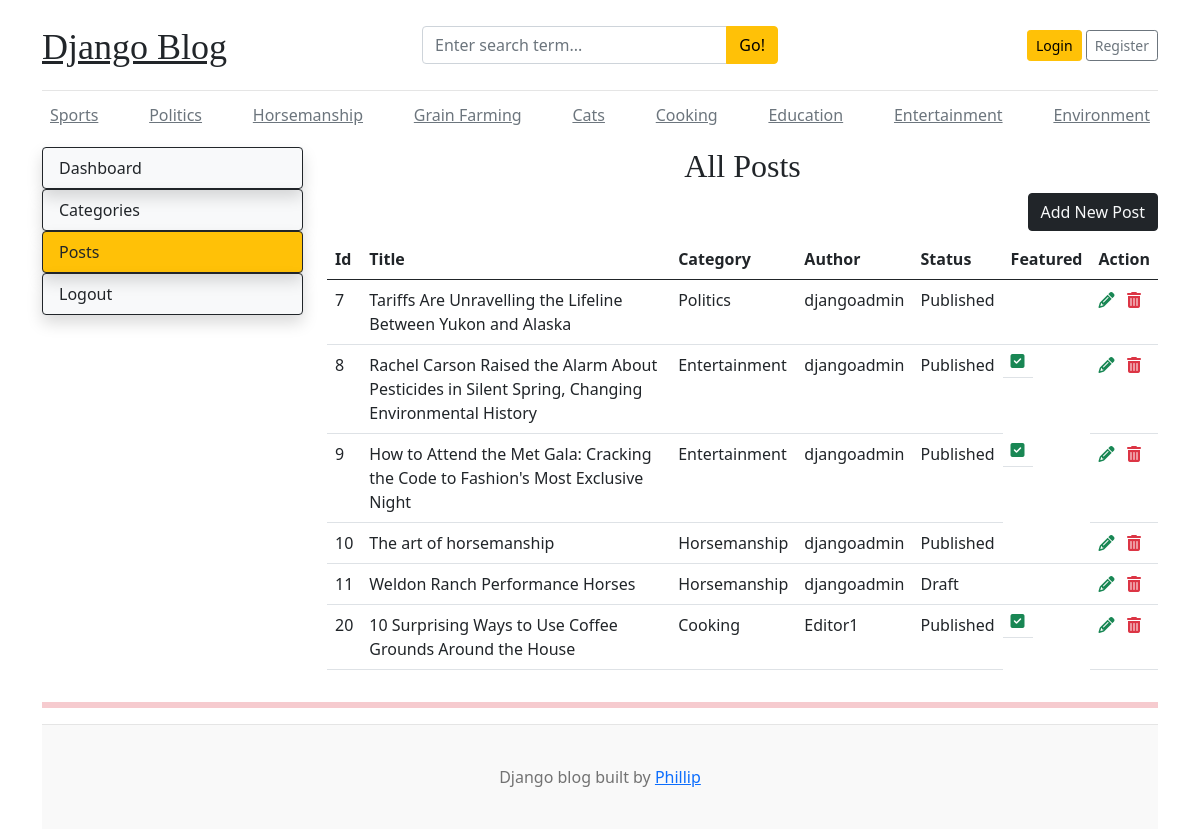
/dashboard/posts, run on the app's committed database.
### blogs/models.py (models this page shows, shortened)
class Category(models.Model):
    cat_name = models.CharField(max_length=50, unique=True)
    created_at = models.DateTimeField(auto_now_add=True)
    updated_at = models.DateTimeField(auto_now=True)
    def __str__(self):
        return self.cat_name
    class Meta:
        verbose_name_plural = 'categories'

class Blog(models.Model):
    title = models.CharField(max_length=100)
    slug = models.SlugField(max_length=150, unique=True, blank=True)
    category = models.ForeignKey(Category, on_delete=models.CASCADE)
    author = models.ForeignKey(User, on_delete=models.CASCADE)
    featured_image = models.ImageField(upload_to='uploads/%Y/%m/%d')
    short_description = models.TextField(max_length=500)
    blog_body = models.TextField(max_length=2000)
    status = models.CharField(max_length=10, choices=STATUS_CHOICES, default="Draft")
    is_featured = models.BooleanField(default=False)
    created_at = models.DateTimeField(auto_now_add=True)
    updated_at = models.DateTimeField(auto_now=True)

### dashboards/views.py (the view)
# urls.py: path('posts', views.posts, name='posts'),
def posts(request):
    posts = Blog.objects.all()
    context = {
        'posts': posts,
    }
    return render(request, 'dashboard/posts.html', context)

### blogs/context_processors.py (called while the page is built)
def get_categories(request):
    categories = Category.objects.all()
    return dict(categories=categories)

def get_social(request):
    social = Social.objects.all()
    return dict(social = social)

### templates/dashboard/posts.html (shortened to what this page needs)
{% extends 'base.html' %}
    {% block content %}
    <div class="row">
        {% include 'dashboard/sidebar.html' %}
         <div class="col-md-9">
            <h2 class="text-center">All Posts</h2>
            <a href="{% url 'add_post' %}" class="btn btn-dark text-light float-end mb-2">Add New Post</a>
            <table class="table table-hover">
                <thead>
                  <tr>
                    <th scope="col">Id</th>
                    <th scope="col">Title</th>
                    <th scope="col">Category</th>
                    <th scope="col">Author</th>
                    <th scope="col">Status</th>
                    <th scope="col">Featured</th>
                    <th scope="col">Action</th>
                  </tr>
                </thead>
                <tbody>
                {% for i in posts %}
                  <tr>
                    <td>{{ i.id }}</td>
                    <td>{{ i.title }}</td>
                    <td>{{ i.category}}</td>
                    <td>{{ i.author}}</td>
                    <td>{{ i.status}}</td>
                    <td class="{% if i.is_featured == True %} fa fa-square-check text-success{% endif %}"></td>
                    <td>
                      <a href="{% url 'edit_post' i.id %}"><i class="fa fa-pencil text-success"></i></a>
                      <a href="{% url 'delete_post' i.id %}"><i class="fa fa-trash-can text-danger"></i></a>
                  </td>
                  </tr>
                {% endfor %}
                </tbody>
              </table>
         </div>
    </div>
    {% endblock %}

### templates/base.html (shortened to what this page needs)
{% load static %}
<!DOCTYPE html>
<html lang="en">
  <head>
    <link
      href="https://getbootstrap.com/docs/5.0/dist/css/bootstrap.min.css"
      rel="stylesheet"
    />
    <link rel="stylesheet" href="https://cdnjs.cloudflare.com/ajax/libs/font-awesome/6.7.2/css/all.min.css">
    <link href='{% static "css/blog.css" %}' rel="stylesheet" />
  </head>
  <body>
    <div class="container">
      <header class="blog-header py-3">
        <div class="row flex-nowrap justify-content-between align-items-center">
          <div class="col-4 pt-1">
            <a class="blog-header-logo text-dark" href="/">Django Blog</a>
          </div>
          <div class="col-4">
            <form action="{% url 'search' %}" method="GET">
              <div class="input-group">
                <input class="form-control" type="text" name="keyword"  placeholder="Enter search term..." aria-label="Enter search term..." aria-describedby="button-search" />
                <button class="btn btn-warning" id="button-search" type="submit">Go!</button>
              </div>
            </form>
          </div>
          <div class="col-4 d-flex justify-content-end align-items-center">
            {% if user.is_authenticated %}
              <span><a href="{% url 'dashboard' %}">Dashboard</a>&emsp;<a class="btn btn-sm btn-warning" href="{% url 'logout' %}">Logout</a> &nbsp;</></span>
            {% else %}
              <a class="btn btn-sm btn-warning" href="{% url 'login' %}">Login</a> &nbsp;
              <a class="btn btn-sm btn-outline-secondary" href="{% url 'register' %}">Register</a>
            {% endif %}
            </div>
        </div>
      </header>
      <div class="nav-scroller py-1 mb-2">
        <nav class="nav d-flex justify-content-between">
          {% for cat in categories %}
          <a class="p-2 text-muted" href="{% url 'posts_by_category' cat.id %}">{{cat.cat_name}}</a>
          {% endfor %}
      </div>
 {% block content %}
 {% endblock %}
<hr class="bg-danger border-3 border-bottom border-top border-danger" />
<footer class="blog-footer">
    <p>Django blog built by <a href="#">Phillip</a></p>
  </footer>
</body>
</html>

### blog_main/static/css/blog.css (style rules this page uses)
.blog-header { border-bottom: 1px solid #e5e5e5; }
.blog-header-logo { font-family: 'Playfair Display', Georgia, 'Times New Roman', serif ; font-size: 2.25rem; }
h1, h2, h3, h4, h5, h6 { font-family: 'Playfair Display', Georgia, 'Times New Roman', serif ; }
.blog-footer { padding: 2.5rem 0; color: #727272; text-align: center; background-color: #f9f9f9; border-top: 0.05rem solid #e5e5e5; }
.blog-footer p:last-child { margin-bottom: 0; }

### data on the page
Category: cat_name "Sports"
Category: cat_name "Politics"
Category: cat_name "Horsemanship"
Category: cat_name "Grain Farming"
Category: cat_name "Cats"
Category: cat_name "Cooking"
Category: cat_name "Education"
Category: cat_name "Entertainment"
Category: cat_name "Environment"
Blog: id "7", title "Tariffs Are Unravelling the Lifeline Between Yukon and Alaska", category "Politics", author "djangoadmin", status "Published", is_featured False (drawn)
Blog: id "8", title "Rachel Carson Raised the Alarm About Pesticides in Silent Spring, Changing Environmental History", category "Entertainment", author "djangoadmin", status "Published", is_featured True (drawn)
Blog: id "9", title "How to Attend the Met Gala: Cracking the Code to Fashion's Most Exclusive Night", category "Entertainment", author "djangoadmin", status "Published", is_featured True (drawn)
Blog: id "10", title "The art of horsemanship", category "Horsemanship", author "djangoadmin", status "Published", is_featured False (drawn)
Blog: id "11", title "Weldon Ranch Performance Horses", category "Horsemanship", author "djangoadmin", status "Draft", is_featured False (drawn)
Blog: id "20", title "10 Surprising Ways to Use Coffee Grounds Around the House", category "Cooking", author "Editor1", status "Published", is_featured True (drawn)
